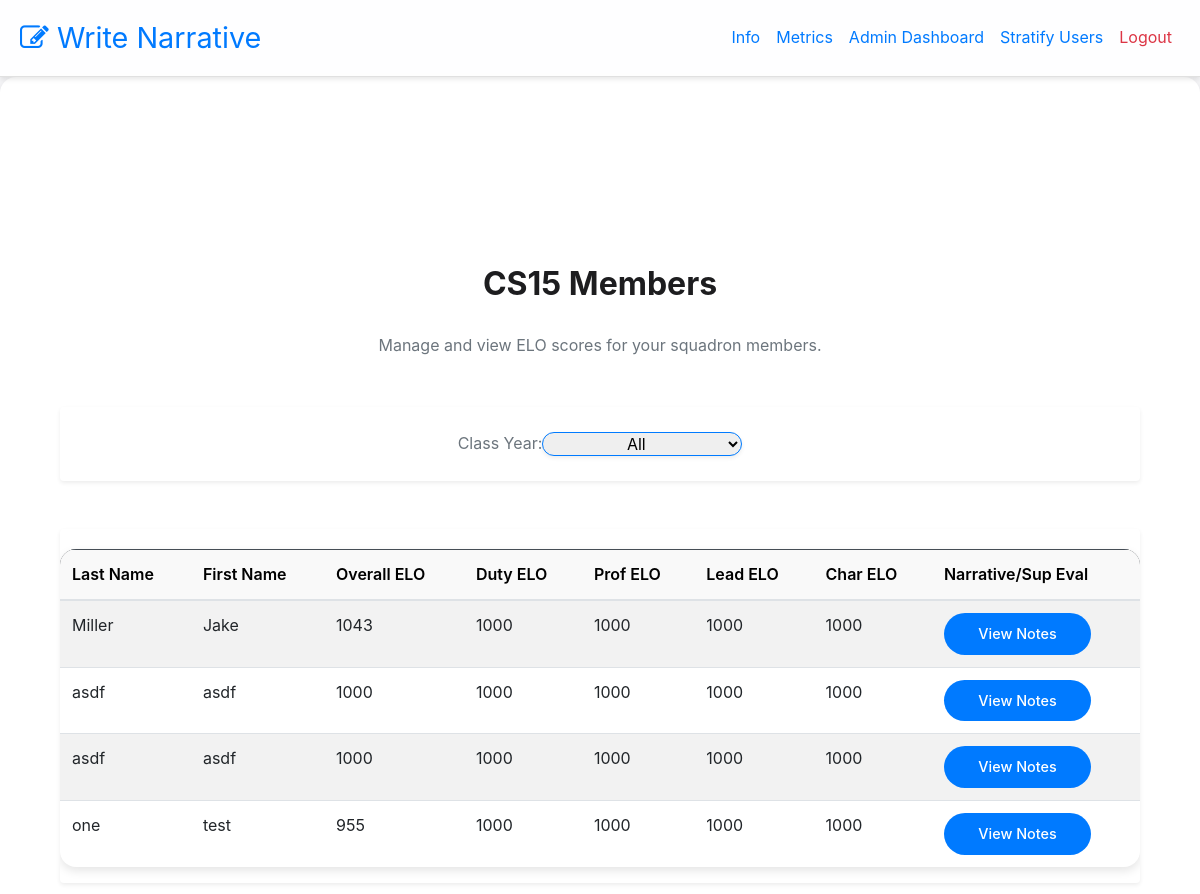
The app's page /admin-dashboard (signed in), older data.
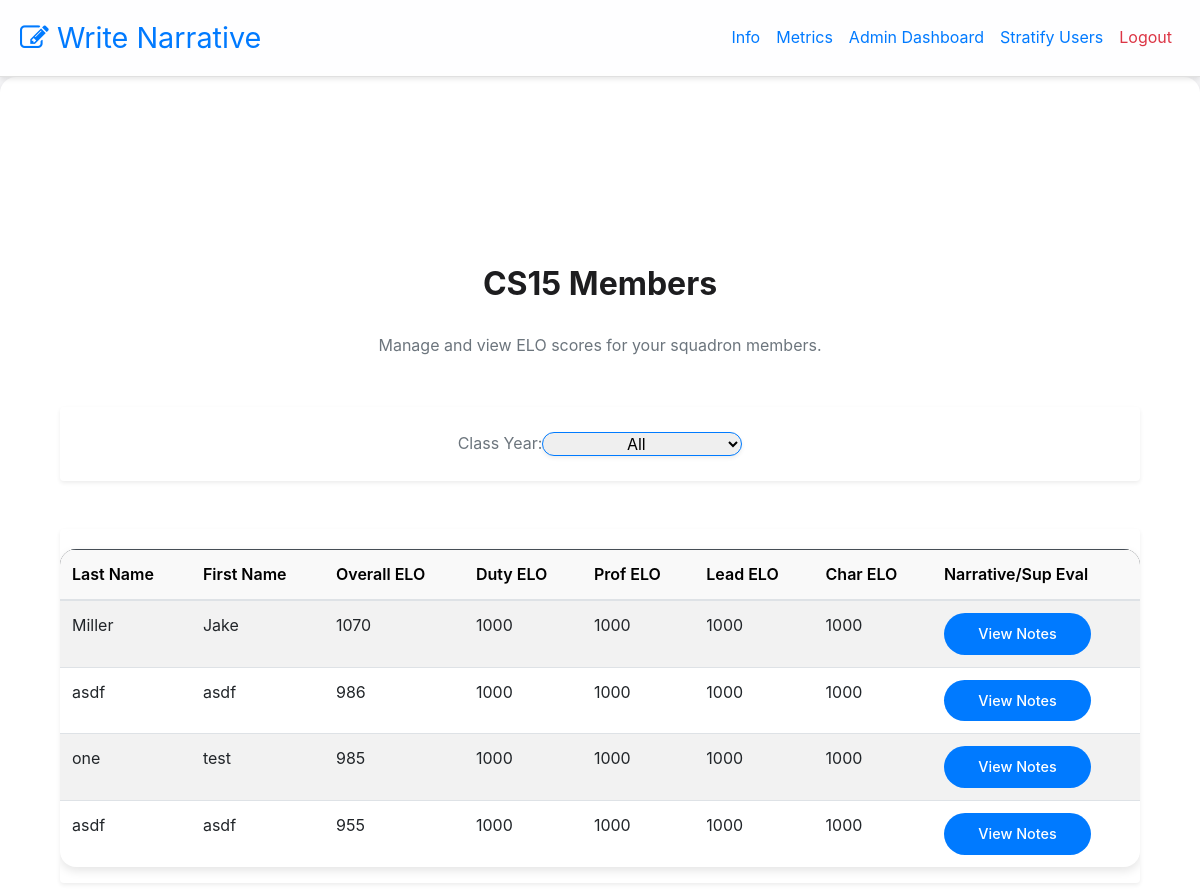
The same page, newer data.
### website/models.py (models this page shows)
class Stratification(db.Model):
    id = db.Column(db.Integer, primary_key=True)
    overall_elo = db.Column(db.Integer)
    duty_perform_elo = db.Column(db.Integer)
    professionalism_elo = db.Column(db.Integer)
    leadership_elo = db.Column(db.Integer)
    character_elo = db.Column(db.Integer)
    num_comparisons = db.Column(db.Integer, default=0) #used to balance user comparisons
    comparison_history = db.Column(JSON, default=list)  # New field to track comparisons
    user_id = db.Column(db.Integer, db.ForeignKey('user.id'))

class User(db.Model, UserMixin):
    id = db.Column(db.Integer, primary_key=True)
    email = db.Column(db.String(150), unique=True)
    password = db.Column(db.String(150))
    first_name = db.Column(db.String(150))
    last_name = db.Column(db.String(150))
    notes = db.relationship('Note')
    supervisor_notes = db.relationship('Supervisor_Notes')
    feedback = db.relationship('Feedback')
    stratification = db.relationship('Stratification')
    info = db.relationship('Info')

### website/views.py (the view)
@views.route('/admin-dashboard', methods=['GET'])
@login_required
def admin_dashboard():
    class_year = request.args.get('class_year', type=int)
    admin_info = Info.query.filter_by(user_id=current_user.id).first()
    if not admin_info:  # Ensure the current user is an admin
        return "Unauthorized Access", 403
    query = db.session.query(
        User.first_name,
        User.last_name,
        Stratification.overall_elo,
        Stratification.duty_perform_elo,
        Stratification.professionalism_elo,
        Stratification.leadership_elo,
        Stratification.character_elo,
        Note.data.label("note_data"),
        Supervisor_Notes.data.label("supervisor_data")
    ).join(Info, User.id == Info.user_id) \
        .join(Stratification, User.id == Stratification.user_id, isouter=True) \
        .join(Note, User.id == Note.user_id, isouter=True) \
        .join(Supervisor_Notes, User.id == Supervisor_Notes.user_id, isouter=True) \
        .filter(Info.squadron == admin_info.squadron)
    print(class_year)
    if class_year:
        query = query.filter(Info.class_year == class_year)
    users = query.order_by(Stratification.overall_elo.desc().nullslast(), User.last_name, User.first_name).all()
    return render_template("admin_dashboard.html", users=users, squadron=admin_info.squadron, class_year=class_year)

### website/templates/admin_dashboard.html (shortened to what this page needs)
{% extends "base.html" %}
{% block content %}
<div class="container mt-5">
    <div class="text-center mb-5">
        <h1>
            CS{{ squadron }} Members
        </h1>
        <p class="text-muted">Manage and view ELO scores for your squadron members.</p>
    </div>
    <div class="d-flex justify-content-center align-items-center mb-5 gap-4 p-4 rounded shadow-sm"
     style="background-color: transparent;">
        <label for="classYearDropdown" class="form-label fw-bold mb-0 text-secondary">Class Year:</label>
        <select id="classYearDropdown"
                class="form-select w-auto rounded-pill shadow-sm border-primary text-center"
                style="min-width: 200px;"
                onchange="filterUsers()">
            <option value="" {% if class_year is none %}selected{% endif %}>  All</option>
        </select>
    </div>
    <div id="userTable">
        {% if users %}
            <div class="table-responsive shadow-sm rounded">
                <table class="table table-striped table-hover align-middle">
                    <thead class="table-dark">
                        <tr>
                            <th>Last Name</th>
                            <th>First Name</th>
                            <th>Overall ELO</th>
                            <th>Duty ELO</th>
                            <th>Prof ELO</th>
                            <th>Lead ELO</th>
                            <th>Char ELO</th>
                            <th>Narrative/Sup Eval</th>
                        </tr>
                    </thead>
                    <tbody>
                        {% for user in users %}
                            <tr>
                                <td>{{ user.last_name }}</td>
                                <td>{{ user.first_name }}</td>
                                <td>{{ user.overall_elo if user.overall_elo is not none else 'N/A' }}</td>
                                <td>{{ user.duty_perform_elo if user.duty_perform_elo is not none else 'N/A' }}</td>
                                <td>{{ user.professionalism_elo if user.professionalism_elo is not none else 'N/A' }}</td>
                                <td>{{ user.leadership_elo if user.leadership_elo is not none else 'N/A' }}</td>
                                <td>{{ user.character_elo if user.character_elo is not none else 'N/A' }}</td>
                                <td colspan="2">
                                    <button class="btn btn-outline-primary-black btn-sm rounded-pill" style = "width: 80%"
                                            onclick="showNoteModal(`{{ user.note_data }}`, `{{ user.supervisor_data }}`)">
                                        View Notes
                                    </button>
                                </td>
                            </tr>
                        {% endfor %}
                    </tbody>
                </table>
            </div>
        {% else %}
            <div class="alert alert-warning text-center">No users found</div>
        {% endif %}
    </div>
</div>
{% endblock %}

### website/templates/base.html (shortened to what this page needs)
<!DOCTYPE html>
<html lang="en">
  <head>
    <link
      rel="stylesheet"
      href="https://stackpath.bootstrapcdn.com/bootstrap/4.4.1/css/bootstrap.min.css"
    />
    <link
      rel="stylesheet"
      href="https://stackpath.bootstrapcdn.com/font-awesome/4.7.0/css/font-awesome.min.css"
    />
    <link rel="stylesheet" href="{{ url_for('static', filename='css/styles.css') }}">
  </head>
  <body>
    <nav class="navbar navbar-expand-lg">
      <a class="navbar-brand" href="/">
        <i class="fa fa-pencil-square-o text-blue"></i>&nbsp;
        <span class="text-blue">Write Narrative</span>
      </a>
      <div class="collapse navbar-collapse" id="navbar">
        <div class="navbar-nav ml-auto">
          {% if user.is_authenticated and info and info.admin is not none %}
          <a class="nav-item nav-link" href="/info">Info</a>
              <a class="nav-item nav-link" href="/metrics">Metrics</a>
          <a class="nav-item nav-link" href="/admin-dashboard">Admin Dashboard</a>
          <a class="nav-item nav-link" href="/select-phase">Stratify Users</a>
          <a class="nav-item nav-link text-danger" href="/logout">Logout</a>
          {% elif user.is_authenticated %}
          <a class="nav-item nav-link" href="/metrics">Metrics</a>
          <a class="nav-item nav-link" href="/info">Info</a>
          <a class="nav-item nav-link text-danger" href="/logout">Logout</a>
          {% else %}
          <a class="nav-item nav-link" href="/login">Login</a>
          <a class="nav-item nav-link" href="/sign-up">Sign Up</a>
          {% endif %}
        </div>
      </div>
    </nav>
    <div class="content container">
        <div class="container">{% block content %} {% endblock %}</div>
  </body>
</html>

### website/static/css/styles.css (style rules this page uses)
* { margin: 0; padding: 0; box-sizing: border-box; }
body { font-family: -apple-system, BlinkMacSystemFont, "Segoe UI", "Helvetica Neue", Arial, sans-serif; font-size: 16px; background-color: #f5f5f7; color: #333333; line-height: 1.6; margin: 0; padding: 0; }
.navbar { display: flex; justify-content: space-between; align-items: center; flex-wrap: wrap; background-color: rgba(255, 255, 255, 0.95); padding: 10px 20px; position: relative; border-bottom: 1px solid #e0e0e0; box-shadow: 0 2px 5px rgba(0, 0, 0, 0.1); z-index: 100; }
.navbar-brand { font-size: 1.8rem; color: #1d1d1f; display: flex; align-items: center; }
button, .btn { background-color: #007aff; color: #ffffff; font-size: 0.9rem; font-weight: 500; padding: 10px 20px; border-radius: 12px; border: none; cursor: pointer; transition: all 0.3s ease-in-out; }
.content { padding: 40px 20px; background: #ffffff; border-radius: 16px; box-shadow: 0px 4px 10px rgba(0, 0, 0, 0.1); margin: 20px auto; max-width: 1000px; }
h1, h2, h3, h4 { font-weight: 600; color: #1d1d1f; margin: 20px 0; }
h1 { font-size: 2rem; }
table { width: 100%; border-collapse: collapse; margin: 20px 0; background: #ffffff; border-radius: 16px; box-shadow: 0px 4px 10px rgba(0, 0, 0, 0.1); overflow: hidden; }
table th { background-color: #f9f9f9; font-weight: 600; color: #000000; }
table th { background-color: #f9f9f9; font-weight: 600; }
a { color: #007aff; text-decoration: none; }
.container { max-width: 1200px; margin: 0 auto; padding: 40px 20px; }
.container h1 { font-size: 2rem; font-weight: bold; color: #1d1d1f; margin-bottom: 30px; text-align: center; }
.text-blue { color: #007aff; }

Row changes from the older to the newer data that the page shows:
changed Stratification "Miller": overall_elo "1043" → "1070"
changed Stratification (number 2 of 4 on the later page): overall_elo "1000" → "986"
changed Stratification "one": overall_elo "955" → "985"; moves up the list
changed Stratification (number 4 of 4 on the later page): overall_elo "1000" → "955"
